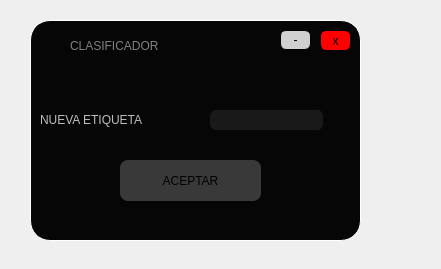
<?xml version="1.0" encoding="UTF-8"?>
<ui version="4.0">
 <class>Dialog</class>
 <widget class="QDialog" name="Dialog">
  <property name="geometry">
   <rect>
    <x>0</x>
    <y>0</y>
    <width>441</width>
    <height>269</height>
   </rect>
  </property>
  <property name="windowTitle">
   <string>Dialog</string>
  </property>
  <widget class="QWidget" name="widget" native="true">
   <property name="geometry">
    <rect>
     <x>30</x>
     <y>20</y>
     <width>331</width>
     <height>221</height>
    </rect>
   </property>
   <property name="styleSheet">
    <string notr="true">QWidget#widget{

background-color: rgb(6, 6, 6);
border-radius:20px;
	gridline-color: rgb(255, 255, 255);
	border-color: rgb(255, 255, 255);
border: 1px solid white;
}</string>
   </property>
   <widget class="QPushButton" name="BAceptar">
    <property name="geometry">
     <rect>
      <x>90</x>
      <y>140</y>
      <width>141</width>
      <height>41</height>
     </rect>
    </property>
    <property name="cursor">
     <cursorShape>PointingHandCursor</cursorShape>
    </property>
    <property name="styleSheet">
     <string notr="true">QPushButton#BAceptar{

background-color: rgb(57, 57, 57);

border-radius:8px;

font: 70 15pt &quot;Rockwell Extra Bold&quot;;
color:black;
}</string>
    </property>
    <property name="text">
     <string>ACEPTAR</string>
    </property>
   </widget>
   <widget class="QLabel" name="label_2">
    <property name="geometry">
     <rect>
      <x>10</x>
      <y>89</y>
      <width>161</width>
      <height>21</height>
     </rect>
    </property>
    <property name="styleSheet">
     <string notr="true">font: 14pt &quot;Lucida Console&quot;;

color: rgb(189, 189, 189);
;
font: 70 12pt &quot;Rockwell Extra Bold&quot;;</string>
    </property>
    <property name="text">
     <string>NUEVA ETIQUETA</string>
    </property>
   </widget>
   <widget class="QLineEdit" name="lineEdit">
    <property name="geometry">
     <rect>
      <x>180</x>
      <y>90</y>
      <width>113</width>
      <height>20</height>
     </rect>
    </property>
    <property name="styleSheet">
     <string notr="true">background-color: rgb(25, 25, 25);
border-radius:6px;
color: white</string>
    </property>
    <property name="text">
     <string/>
    </property>
   </widget>
   <widget class="QFrame" name="frame_4">
    <property name="geometry">
     <rect>
      <x>10</x>
      <y>10</y>
      <width>311</width>
      <height>31</height>
     </rect>
    </property>
    <property name="styleSheet">
     <string notr="true">QFrame#frame_4{
	background-color: rgb(6, 6, 6);
border-top-left-radius:20px;
border-top-right-radius:20px;



}</string>
    </property>
    <property name="frameShape">
     <enum>QFrame::StyledPanel</enum>
    </property>
    <property name="frameShadow">
     <enum>QFrame::Raised</enum>
    </property>
    <widget class="QPushButton" name="min_3">
     <property name="geometry">
      <rect>
       <x>910</x>
       <y>10</y>
       <width>41</width>
       <height>21</height>
      </rect>
     </property>
     <property name="cursor">
      <cursorShape>PointingHandCursor</cursorShape>
     </property>
     <property name="styleSheet">
      <string notr="true">QPushButton#min_3{
	background-color: rgb(208, 208, 208);
font: 16pt &quot;MS Shell Dlg 2&quot;;
border-radius:6px;
border: 1px solid black;


}</string>
     </property>
     <property name="text">
      <string>-</string>
     </property>
    </widget>
    <widget class="QPushButton" name="cerrar_3">
     <property name="geometry">
      <rect>
       <x>960</x>
       <y>10</y>
       <width>41</width>
       <height>21</height>
      </rect>
     </property>
     <property name="cursor">
      <cursorShape>PointingHandCursor</cursorShape>
     </property>
     <property name="styleSheet">
      <string notr="true">QPushButton#cerrar_3{

background-color: rgb(255, 0, 0);
border-radius:6px;
border: 1px solid black;
font: 11pt &quot;MS Shell Dlg 2&quot;;

}</string>
     </property>
     <property name="text">
      <string>x</string>
     </property>
    </widget>
    <widget class="QLabel" name="label_6">
     <property name="geometry">
      <rect>
       <x>30</x>
       <y>-10</y>
       <width>191</width>
       <height>51</height>
      </rect>
     </property>
     <property name="styleSheet">
      <string notr="true">font: 14pt &quot;Lucida Console&quot;;
color:gray
;
font: 70 10pt &quot;Rockwell Extra Bold&quot;;</string>
     </property>
     <property name="text">
      <string>CLASIFICADOR</string>
     </property>
    </widget>
    <widget class="QLabel" name="label_5">
     <property name="geometry">
      <rect>
       <x>0</x>
       <y>0</y>
       <width>31</width>
       <height>31</height>
      </rect>
     </property>
     <property name="styleSheet">
      <string notr="true">border-image: url(:/Iconos/Icono youtube.png);</string>
     </property>
     <property name="text">
      <string/>
     </property>
    </widget>
    <widget class="QPushButton" name="min_4">
     <property name="geometry">
      <rect>
       <x>240</x>
       <y>0</y>
       <width>31</width>
       <height>20</height>
      </rect>
     </property>
     <property name="cursor">
      <cursorShape>PointingHandCursor</cursorShape>
     </property>
     <property name="styleSheet">
      <string notr="true">QPushButton#min_4{
	background-color: rgb(208, 208, 208);
font: 16pt &quot;MS Shell Dlg 2&quot;;
border-radius:6px;
border: 1px solid black;


}</string>
     </property>
     <property name="text">
      <string>-</string>
     </property>
    </widget>
    <widget class="QPushButton" name="cerrar_4">
     <property name="geometry">
      <rect>
       <x>280</x>
       <y>0</y>
       <width>31</width>
       <height>21</height>
      </rect>
     </property>
     <property name="cursor">
      <cursorShape>PointingHandCursor</cursorShape>
     </property>
     <property name="styleSheet">
      <string notr="true">QPushButton#cerrar_4{

background-color: rgb(255, 0, 0);
border-radius:6px;
border: 1px solid black;
font: 11pt &quot;MS Shell Dlg 2&quot;;

}</string>
     </property>
     <property name="text">
      <string>x</string>
     </property>
    </widget>
   </widget>
  </widget>
 </widget>
 <resources>
  <include location="imagen.qrc"/>
 </resources>
 <connections/>
</ui>
